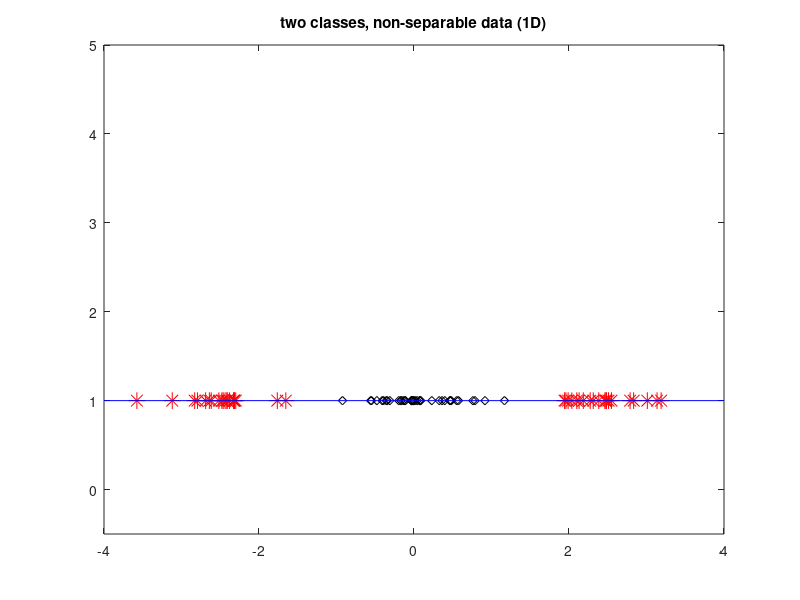
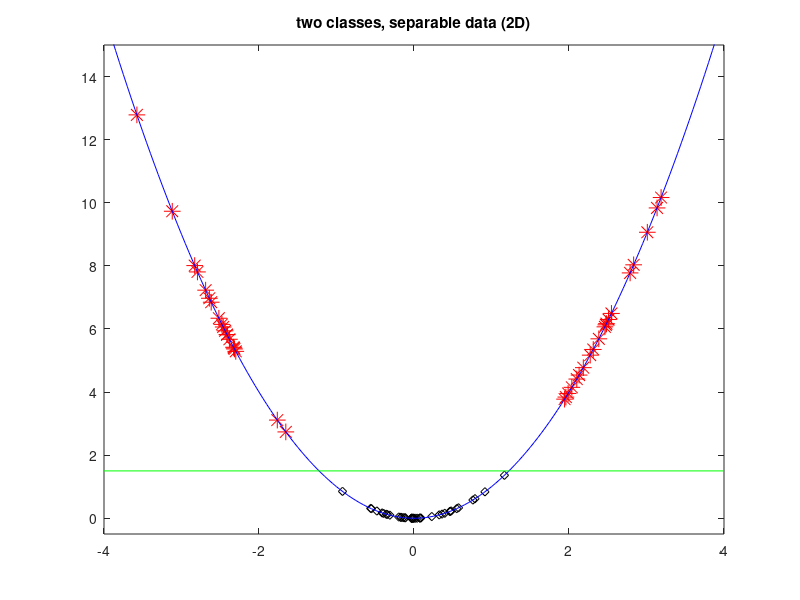

These figures' MATLAB source, in order:
% From 1D to 2D, data separability
% 

% 2 data clusters (non linearly separable) on a line
N=20;
X1=zeros(2*N,1); X2=zeros(2*N,1);
mu=0; sigma=0.45;
%left hand data:
X1(1:N)=normrnd(mu,sigma,N,1)-2.5;
X2(1:N)=-normrnd(mu,sigma,N,1);
%right hand data
X1(N+1:2*N)=normrnd(mu,sigma,N,1)+2.5;
X2(N+1:2*N)=normrnd(mu,sigma,N,1);

Y=ones(2*N,1);
figure(1)
plot(X1,Y,'r*','MarkerSize',12); hold on;
plot(X2,Y,'kd');
plot([-4 4],[1 1],'b');
axis([-4 4 -0.5 5]);
title('two classes, non-separable data (1D)');

aux=-4:(1/N):4; Y2=aux.^2;
figure(2)
plot(X1,X1.^2,'r*','MarkerSize',12); hold on;
plot(X2,X2.^2,'kd');
plot(aux,Y2,'b')
plot([-4 4],[1.5 1.5],'g');
axis([-4 4 -0.5 15]);
title('two classes, separable data (2D)');
